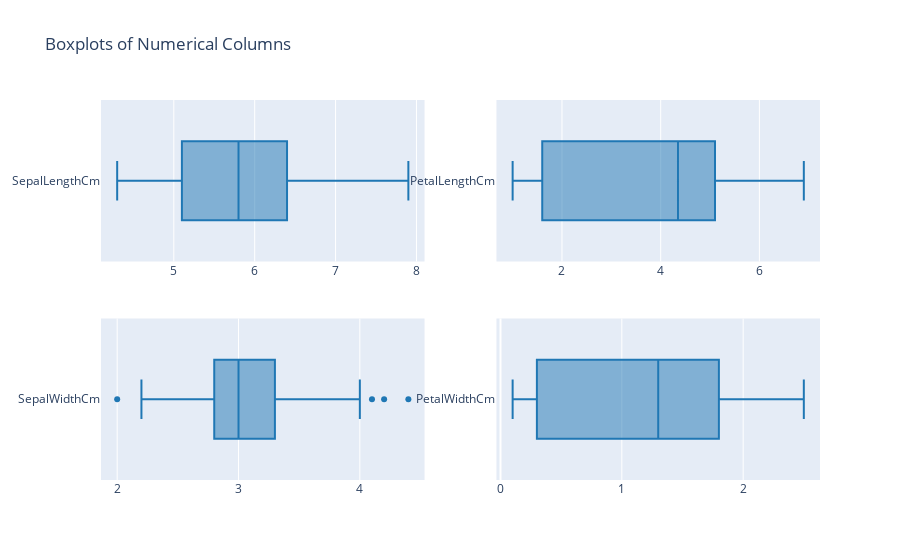

Notebook code for this chart:
### Code cell
numerical_features = [col for col in df.columns if df[col].dtype in ['int64', 'float64']]
# Calculate the number of rows and columns needed for subplots
num_cols = 2
num_rows = (len(numerical_features) + num_cols - 1) // num_cols  # Calculate number of rows based on columns

# Create subplots with the calculated number of rows and columns
fig = make_subplots(rows=num_rows, cols=num_cols)

# Loop through numerical columns and add boxplots with color
for i, col in enumerate(numerical_features, start=1):
    row_num = (i - 1) % num_rows + 1
    col_num = (i - 1) // num_rows + 1
    fig.add_trace(
        go.Box(
            x=df[col],
            name=col,
            marker_color='#1f77b4',  # Set box color
            line_color='#1f77b4'     # Set mean line color
        ),
        row=row_num,
        col=col_num
    )

# Update layout
fig.update_layout(title_text="Boxplots of Numerical Columns", showlegend=False,)

# Show the plot
fig.show()

### Figure 1 — Plotly figure (JSON) as saved in the notebook; plotly's stock layout.template omitted (floating-point values rounded to 4 significant figures; data arrays with more than 128 entries replaced by an {"elided": "..."} marker saying what was removed)
{"data": [{"line": {"color": "#1f77b4"}, "marker": {"color": "#1f77b4"}, "name": "SepalLengthCm", "type": "box", "x": {"elided": "150 float values"}, "xaxis": "x", "yaxis": "y"}, {"line": {"color": "#1f77b4"}, "marker": {"color": "#1f77b4"}, "name": "SepalWidthCm", "type": "box", "x": {"elided": "150 float values"}, "xaxis": "x3", "yaxis": "y3"}, {"line": {"color": "#1f77b4"}, "marker": {"color": "#1f77b4"}, "name": "PetalLengthCm", "type": "box", "x": {"elided": "150 float values"}, "xaxis": "x2", "yaxis": "y2"}, {"line": {"color": "#1f77b4"}, "marker": {"color": "#1f77b4"}, "name": "PetalWidthCm", "type": "box", "x": {"elided": "150 float values"}, "xaxis": "x4", "yaxis": "y4"}], "layout": {"showlegend": false, "title": {"text": "Boxplots of Numerical Columns"}, "xaxis": {"anchor": "y", "domain": [0, 0.45]}, "xaxis2": {"anchor": "y2", "domain": [0.55, 1]}, "xaxis3": {"anchor": "y3", "domain": [0, 0.45]}, "xaxis4": {"anchor": "y4", "domain": [0.55, 1]}, "yaxis": {"anchor": "x", "domain": [0.575, 1]}, "yaxis2": {"anchor": "x2", "domain": [0.575, 1]}, "yaxis3": {"anchor": "x3", "domain": [0, 0.425]}, "yaxis4": {"anchor": "x4", "domain": [0, 0.425]}}}
